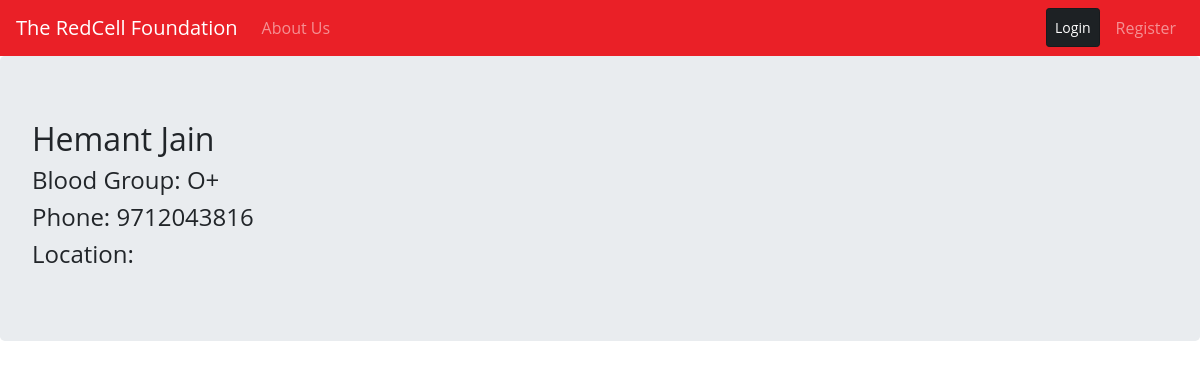
Page /donors/1 on the committed database.
### donors/models.py (models this page shows, shortened)
class Donor(models.Model):
    user = models.OneToOneField(
        User, on_delete=models.CASCADE, primary_key=True)
    blood_group = models.CharField(max_length=5)
    phone = models.BigIntegerField()
    city = models.CharField(max_length=300)
    longitude = models.FloatField(default=0.0)
    latitude = models.FloatField(default=0.0)

### donors/views.py (the view)
# urls.py: path('<int:pk>', DonorDetailView.as_view(), name="donor-detail"),
class DonorDetailView(DetailView, LoginRequiredMixin):
    model = Donor
    template_name = "donors/donor_detail.html"

### donors/templates/donors/donor_detail.html
{% extends 'donors/base.html' %}
{% block content %}
    <div class="jumbotron">
        <h2>{{donor.user.first_name}} {{donor.user.last_name}}</h3>
        <h4>Blood Group: {{donor.blood_group}}</h4>
        <h4>Phone: {{donor.phone}}</h4>
        <h4>Location: {{donor.location}}</h4>
    </div>
{% endblock content %}

### static/index.css (style rules this page uses)
body { background-color: white; font-family: 'Open Sans', sans-serif; height: 100vh; width: 100%; margin: 0%; padding: 0%; overflow-x: hidden; }

### rows in the picture
Donor: user.first_name "Hemant", user.last_name "Jain", blood_group "O+", phone "9712043816"
